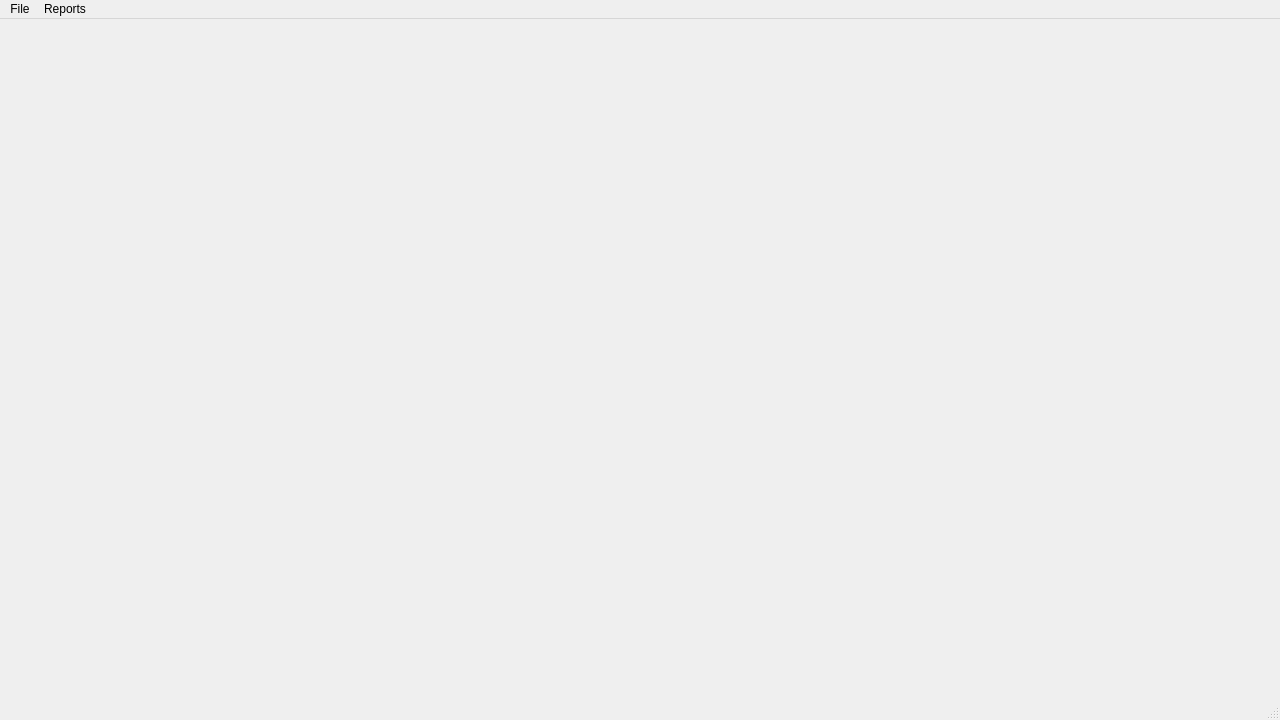
<?xml version="1.0" encoding="UTF-8"?>
<ui version="4.0">
 <class>MainWindow</class>
 <widget class="QMainWindow" name="MainWindow">
  <property name="geometry">
   <rect>
    <x>0</x>
    <y>0</y>
    <width>1280</width>
    <height>720</height>
   </rect>
  </property>
  <property name="windowTitle">
   <string>Jojibrush</string>
  </property>
  <property name="windowIcon">
   <iconset resource="global.qrc">
    <normaloff>:/resources/global/icons/logo.png</normaloff>:/resources/global/icons/logo.png</iconset>
  </property>
  <widget class="QWidget" name="centralWidget"/>
  <widget class="QMenuBar" name="menuBar">
   <property name="geometry">
    <rect>
     <x>0</x>
     <y>0</y>
     <width>1280</width>
     <height>21</height>
    </rect>
   </property>
   <widget class="QMenu" name="menuFile">
    <property name="title">
     <string>File</string>
    </property>
    <addaction name="actionNew"/>
    <addaction name="actionLoad"/>
    <addaction name="actionSave"/>
    <addaction name="actionSave_As"/>
    <addaction name="actionExport"/>
   </widget>
   <widget class="QMenu" name="menuReports">
    <property name="title">
     <string>Reports</string>
    </property>
    <addaction name="separator"/>
    <addaction name="actionShape_Id_s"/>
    <addaction name="actionShape_Area_s"/>
    <addaction name="actionShape_Perimeters"/>
   </widget>
   <addaction name="menuFile"/>
   <addaction name="menuReports"/>
  </widget>
  <widget class="QStatusBar" name="statusBar"/>
  <action name="actionSave">
   <property name="text">
    <string>Save</string>
   </property>
   <property name="shortcut">
    <string>Ctrl+S</string>
   </property>
  </action>
  <action name="actionSave_As">
   <property name="text">
    <string>Save As...</string>
   </property>
  </action>
  <action name="actionLoad">
   <property name="text">
    <string>Open...</string>
   </property>
   <property name="shortcut">
    <string>Ctrl+O</string>
   </property>
  </action>
  <action name="actionNew">
   <property name="text">
    <string>New</string>
   </property>
   <property name="shortcut">
    <string>Ctrl+N</string>
   </property>
  </action>
  <action name="actionExport">
   <property name="text">
    <string>Export</string>
   </property>
  </action>
  <action name="actionShape_Id_s">
   <property name="text">
    <string>Shape Ids...</string>
   </property>
  </action>
  <action name="actionShape_Area_s">
   <property name="text">
    <string>Shape Areas...</string>
   </property>
  </action>
  <action name="actionShape_Perimeters">
   <property name="text">
    <string>Shape Perimeters...</string>
   </property>
  </action>
 </widget>
 <layoutdefault spacing="6" margin="11"/>
 <resources>
  <include location="global.qrc"/>
 </resources>
 <connections/>
</ui>
